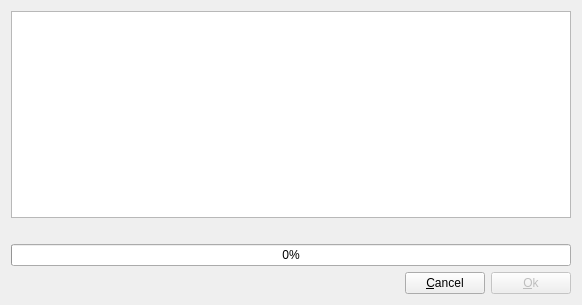
<?xml version="1.0" encoding="UTF-8"?>
<ui version="4.0">
 <class>DialogInstantUpdate</class>
 <widget class="QDialog" name="DialogInstantUpdate">
  <property name="geometry">
   <rect>
    <x>0</x>
    <y>0</y>
    <width>582</width>
    <height>305</height>
   </rect>
  </property>
  <property name="windowTitle">
   <string>Update</string>
  </property>
  <property name="modal">
   <bool>false</bool>
  </property>
  <layout class="QVBoxLayout" name="verticalLayout">
   <item>
    <widget class="QTreeView" name="treeView"/>
   </item>
   <item>
    <spacer name="verticalSpacer">
     <property name="orientation">
      <enum>Qt::Vertical</enum>
     </property>
     <property name="sizeType">
      <enum>QSizePolicy::Fixed</enum>
     </property>
     <property name="sizeHint" stdset="0">
      <size>
       <width>20</width>
       <height>20</height>
      </size>
     </property>
    </spacer>
   </item>
   <item>
    <widget class="QProgressBar" name="progressBar">
     <property name="maximum">
      <number>10000</number>
     </property>
     <property name="value">
      <number>0</number>
     </property>
     <property name="alignment">
      <set>Qt::AlignCenter</set>
     </property>
     <property name="textVisible">
      <bool>true</bool>
     </property>
     <property name="orientation">
      <enum>Qt::Horizontal</enum>
     </property>
     <property name="invertedAppearance">
      <bool>false</bool>
     </property>
     <property name="textDirection">
      <enum>QProgressBar::TopToBottom</enum>
     </property>
     <property name="format">
      <string>%p%</string>
     </property>
    </widget>
   </item>
   <item>
    <layout class="QHBoxLayout" name="horizontalLayout_2">
     <item>
      <spacer name="horizontalSpacer">
       <property name="orientation">
        <enum>Qt::Horizontal</enum>
       </property>
       <property name="sizeHint" stdset="0">
        <size>
         <width>40</width>
         <height>20</height>
        </size>
       </property>
      </spacer>
     </item>
     <item>
      <widget class="QPushButton" name="pushButtonCancel">
       <property name="text">
        <string>&amp;Cancel</string>
       </property>
       <property name="default">
        <bool>false</bool>
       </property>
      </widget>
     </item>
     <item>
      <widget class="QPushButton" name="pushButtonOk">
       <property name="enabled">
        <bool>false</bool>
       </property>
       <property name="text">
        <string>&amp;Ok</string>
       </property>
       <property name="default">
        <bool>true</bool>
       </property>
      </widget>
     </item>
    </layout>
   </item>
  </layout>
 </widget>
 <resources/>
 <connections>
  <connection>
   <sender>pushButtonOk</sender>
   <signal>clicked()</signal>
   <receiver>DialogInstantUpdate</receiver>
   <slot>accept()</slot>
   <hints>
    <hint type="sourcelabel">
     <x>571</x>
     <y>294</y>
    </hint>
    <hint type="destinationlabel">
     <x>197</x>
     <y>106</y>
    </hint>
   </hints>
  </connection>
 </connections>
</ui>
